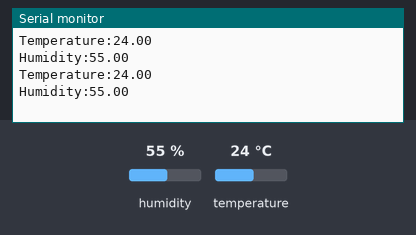
Bench run of a sketch on a simulated Arduino Uno, built with avr-gcc and run on an emulated ATmega328P. Shown: the last lines printed to the serial monitor. The test bench sets the inputs (shaded band); at power-on: humidity 55 %, temperature 24 °C.

Above: at 2.8 s.
2.9 s: humidity set to 22 %
At 5.1 s:
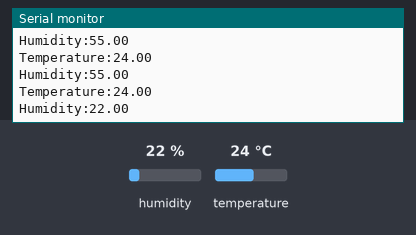
5.6 s: temperature set to 12 °C
At 6.9 s:
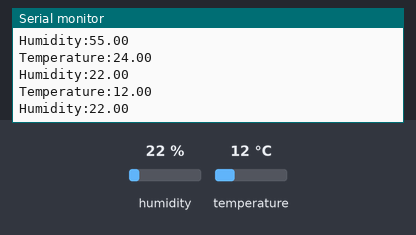
8.3 s: humidity set to 40 %
At 10.4 s:
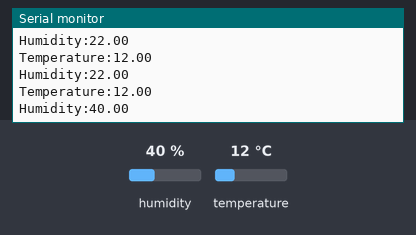
Timing chart, 0 to 11.9 s (numbered marks = the images above; inputs shaded):
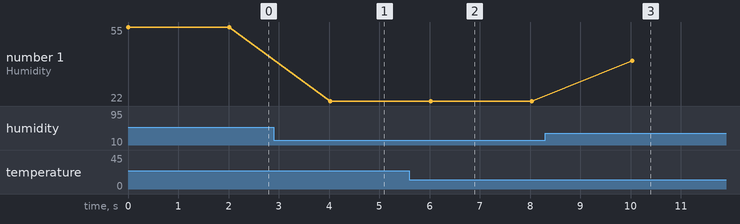

Measured:
- after the input at 2.9 s, the serial monitor: prints a new line after 1.1 s (image 1)
- after the input at 5.6 s, the serial monitor: prints a new line after 0.42 s (image 2)
- after the input at 8.3 s, the serial monitor: prints a new line after 1.7 s (image 3)
- plotted number 1: 55 → 22 after the input at 2.9 s, 22 → 40 after the input at 8.3 s

The sketch:

code.ino
```cpp
#include <DHT.h>
#define dataPin  4
#define DHTTYPE DHT22
DHT dht(dataPin , DHTTYPE);

void setup() {
  // put your setup code here, to run once:
  Serial.begin(115200);
  dht.begin();
}

void loop() {
  // put your main code here, to run repeatedly:

  float t= dht.readTemperature();
  float h= dht.readHumidity();
  Serial.print("Temperature:");
  Serial.println(t);
  Serial.print("Humidity:");
  Serial.println(h);
  delay(2000);

}
```
